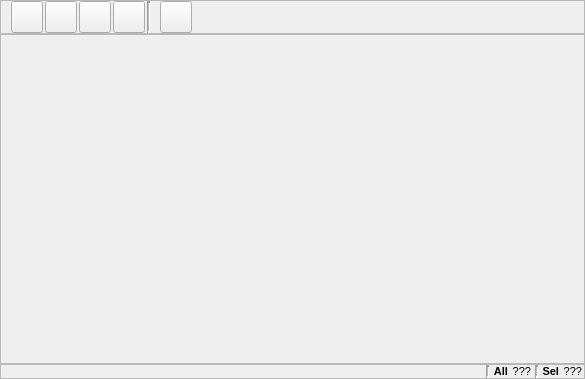
<?xml version="1.0" encoding="UTF-8"?>
<ui version="4.0">
 <class>SpeciesWidget</class>
 <widget class="QWidget" name="SpeciesWidget">
  <property name="geometry">
   <rect>
    <x>0</x>
    <y>0</y>
    <width>585</width>
    <height>379</height>
   </rect>
  </property>
  <property name="font">
   <font>
    <pointsize>9</pointsize>
   </font>
  </property>
  <property name="windowTitle">
   <string>Form</string>
  </property>
  <layout class="QVBoxLayout" name="verticalLayout">
   <property name="spacing">
    <number>0</number>
   </property>
   <property name="leftMargin">
    <number>0</number>
   </property>
   <property name="topMargin">
    <number>0</number>
   </property>
   <property name="rightMargin">
    <number>0</number>
   </property>
   <property name="bottomMargin">
    <number>0</number>
   </property>
   <item>
    <widget class="QFrame" name="ToolsFrame">
     <property name="font">
      <font>
       <pointsize>8</pointsize>
      </font>
     </property>
     <property name="frameShape">
      <enum>QFrame::StyledPanel</enum>
     </property>
     <property name="frameShadow">
      <enum>QFrame::Sunken</enum>
     </property>
     <layout class="QHBoxLayout" name="horizontalLayout_4">
      <property name="spacing">
       <number>2</number>
      </property>
      <property name="leftMargin">
       <number>2</number>
      </property>
      <property name="topMargin">
       <number>0</number>
      </property>
      <property name="rightMargin">
       <number>2</number>
      </property>
      <property name="bottomMargin">
       <number>0</number>
      </property>
      <item>
       <widget class="QLabel" name="ToolbarVIewLabel">
        <property name="sizePolicy">
         <sizepolicy hsizetype="Fixed" vsizetype="Fixed">
          <horstretch>0</horstretch>
          <verstretch>0</verstretch>
         </sizepolicy>
        </property>
        <property name="maximumSize">
         <size>
          <width>24</width>
          <height>24</height>
         </size>
        </property>
        <property name="text">
         <string/>
        </property>
        <property name="pixmap">
         <pixmap>:/viewer_toolbar/icons/viewer_toolbar_view.svg</pixmap>
        </property>
        <property name="scaledContents">
         <bool>true</bool>
        </property>
       </widget>
      </item>
      <item>
       <widget class="QToolButton" name="ViewResetButton">
        <property name="minimumSize">
         <size>
          <width>32</width>
          <height>32</height>
         </size>
        </property>
        <property name="maximumSize">
         <size>
          <width>32</width>
          <height>32</height>
         </size>
        </property>
        <property name="toolTip">
         <string>Reset view, showing all data</string>
        </property>
        <property name="text">
         <string/>
        </property>
        <property name="icon">
         <iconset>
          <normaloff>:/viewer/icons/viewer_reset.svg</normaloff>:/viewer/icons/viewer_reset.svg</iconset>
        </property>
        <property name="iconSize">
         <size>
          <width>24</width>
          <height>24</height>
         </size>
        </property>
        <property name="checkable">
         <bool>false</bool>
        </property>
        <property name="checked">
         <bool>false</bool>
        </property>
        <property name="autoExclusive">
         <bool>false</bool>
        </property>
       </widget>
      </item>
      <item>
       <widget class="QToolButton" name="ViewSpheresButton">
        <property name="minimumSize">
         <size>
          <width>32</width>
          <height>32</height>
         </size>
        </property>
        <property name="maximumSize">
         <size>
          <width>32</width>
          <height>32</height>
         </size>
        </property>
        <property name="toolTip">
         <string>Use spheres for model display</string>
        </property>
        <property name="text">
         <string/>
        </property>
        <property name="icon">
         <iconset>
          <normaloff>:/viewer/icons/viewer_spheres.svg</normaloff>
          <normalon>:/viewer/icons/viewer_spheres_on.svg</normalon>:/viewer/icons/viewer_spheres.svg</iconset>
        </property>
        <property name="iconSize">
         <size>
          <width>24</width>
          <height>24</height>
         </size>
        </property>
        <property name="checkable">
         <bool>true</bool>
        </property>
        <property name="checked">
         <bool>false</bool>
        </property>
        <property name="autoExclusive">
         <bool>false</bool>
        </property>
       </widget>
      </item>
      <item>
       <widget class="QToolButton" name="ViewAxesVisibleButton">
        <property name="minimumSize">
         <size>
          <width>32</width>
          <height>32</height>
         </size>
        </property>
        <property name="maximumSize">
         <size>
          <width>32</width>
          <height>32</height>
         </size>
        </property>
        <property name="toolTip">
         <string>Toggle visibility of axes</string>
        </property>
        <property name="text">
         <string/>
        </property>
        <property name="icon">
         <iconset>
          <normaloff>:/viewer/icons/viewer_axes.svg</normaloff>
          <normalon>:/viewer/icons/viewer_axes_on.svg</normalon>:/viewer/icons/viewer_axes.svg</iconset>
        </property>
        <property name="iconSize">
         <size>
          <width>24</width>
          <height>24</height>
         </size>
        </property>
        <property name="checkable">
         <bool>true</bool>
        </property>
        <property name="checked">
         <bool>false</bool>
        </property>
        <property name="autoExclusive">
         <bool>false</bool>
        </property>
       </widget>
      </item>
      <item>
       <widget class="QToolButton" name="ViewCopyToClipboardButton">
        <property name="minimumSize">
         <size>
          <width>32</width>
          <height>32</height>
         </size>
        </property>
        <property name="maximumSize">
         <size>
          <width>32</width>
          <height>32</height>
         </size>
        </property>
        <property name="toolTip">
         <string>Copy current view contents to clipboard</string>
        </property>
        <property name="text">
         <string/>
        </property>
        <property name="icon">
         <iconset>
          <normaloff>:/viewer/icons/viewer_snapshot.svg</normaloff>:/viewer/icons/viewer_snapshot.svg</iconset>
        </property>
        <property name="iconSize">
         <size>
          <width>24</width>
          <height>24</height>
         </size>
        </property>
        <property name="checkable">
         <bool>false</bool>
        </property>
        <property name="checked">
         <bool>false</bool>
        </property>
        <property name="autoExclusive">
         <bool>false</bool>
        </property>
       </widget>
      </item>
      <item>
       <widget class="Line" name="line_5">
        <property name="lineWidth">
         <number>2</number>
        </property>
        <property name="midLineWidth">
         <number>1</number>
        </property>
        <property name="orientation">
         <enum>Qt::Vertical</enum>
        </property>
       </widget>
      </item>
      <item>
       <widget class="QLabel" name="ToolbarToolsLabel">
        <property name="sizePolicy">
         <sizepolicy hsizetype="Fixed" vsizetype="Fixed">
          <horstretch>0</horstretch>
          <verstretch>0</verstretch>
         </sizepolicy>
        </property>
        <property name="maximumSize">
         <size>
          <width>24</width>
          <height>24</height>
         </size>
        </property>
        <property name="text">
         <string/>
        </property>
        <property name="pixmap">
         <pixmap>:/viewer_toolbar/icons/viewer_toolbar_tools.svg</pixmap>
        </property>
        <property name="scaledContents">
         <bool>true</bool>
        </property>
       </widget>
      </item>
      <item>
       <widget class="QToolButton" name="ToolsMinimiseButton">
        <property name="minimumSize">
         <size>
          <width>32</width>
          <height>32</height>
         </size>
        </property>
        <property name="maximumSize">
         <size>
          <width>32</width>
          <height>32</height>
         </size>
        </property>
        <property name="toolTip">
         <string>Fix the geometry, minimising the energy of the current structure according to its forcefield</string>
        </property>
        <property name="text">
         <string/>
        </property>
        <property name="icon">
         <iconset>
          <normaloff>:/viewer/icons/viewer_medic.svg</normaloff>:/viewer/icons/viewer_medic.svg</iconset>
        </property>
        <property name="iconSize">
         <size>
          <width>24</width>
          <height>24</height>
         </size>
        </property>
        <property name="checkable">
         <bool>false</bool>
        </property>
        <property name="checked">
         <bool>false</bool>
        </property>
        <property name="autoExclusive">
         <bool>false</bool>
        </property>
       </widget>
      </item>
      <item>
       <spacer name="horizontalSpacer">
        <property name="orientation">
         <enum>Qt::Horizontal</enum>
        </property>
        <property name="sizeHint" stdset="0">
         <size>
          <width>40</width>
          <height>20</height>
         </size>
        </property>
       </spacer>
      </item>
     </layout>
    </widget>
   </item>
   <item>
    <widget class="QFrame" name="MainViewFrame">
     <property name="sizePolicy">
      <sizepolicy hsizetype="Expanding" vsizetype="Expanding">
       <horstretch>0</horstretch>
       <verstretch>0</verstretch>
      </sizepolicy>
     </property>
     <property name="minimumSize">
      <size>
       <width>300</width>
       <height>300</height>
      </size>
     </property>
     <property name="frameShape">
      <enum>QFrame::StyledPanel</enum>
     </property>
     <property name="frameShadow">
      <enum>QFrame::Sunken</enum>
     </property>
     <layout class="QHBoxLayout" name="horizontalLayout">
      <property name="spacing">
       <number>0</number>
      </property>
      <property name="leftMargin">
       <number>0</number>
      </property>
      <property name="topMargin">
       <number>0</number>
      </property>
      <property name="rightMargin">
       <number>0</number>
      </property>
      <property name="bottomMargin">
       <number>0</number>
      </property>
      <item>
       <widget class="SpeciesViewer" name="SpeciesView" native="true">
        <property name="sizePolicy">
         <sizepolicy hsizetype="Expanding" vsizetype="Expanding">
          <horstretch>0</horstretch>
          <verstretch>3</verstretch>
         </sizepolicy>
        </property>
        <property name="cursor">
         <cursorShape>CrossCursor</cursorShape>
        </property>
        <property name="mouseTracking">
         <bool>true</bool>
        </property>
        <property name="focusPolicy">
         <enum>Qt::WheelFocus</enum>
        </property>
       </widget>
      </item>
     </layout>
    </widget>
   </item>
   <item>
    <widget class="QFrame" name="InfoFrame">
     <property name="font">
      <font>
       <pointsize>8</pointsize>
      </font>
     </property>
     <property name="frameShape">
      <enum>QFrame::StyledPanel</enum>
     </property>
     <property name="frameShadow">
      <enum>QFrame::Sunken</enum>
     </property>
     <layout class="QHBoxLayout" name="horizontalLayout_2">
      <property name="spacing">
       <number>4</number>
      </property>
      <property name="leftMargin">
       <number>2</number>
      </property>
      <property name="topMargin">
       <number>0</number>
      </property>
      <property name="rightMargin">
       <number>2</number>
      </property>
      <property name="bottomMargin">
       <number>0</number>
      </property>
      <item>
       <widget class="QLabel" name="ModeLabel">
        <property name="sizePolicy">
         <sizepolicy hsizetype="Ignored" vsizetype="Preferred">
          <horstretch>0</horstretch>
          <verstretch>0</verstretch>
         </sizepolicy>
        </property>
        <property name="text">
         <string/>
        </property>
        <property name="alignment">
         <set>Qt::AlignLeading|Qt::AlignLeft|Qt::AlignVCenter</set>
        </property>
       </widget>
      </item>
      <item>
       <widget class="Line" name="line_3">
        <property name="lineWidth">
         <number>2</number>
        </property>
        <property name="midLineWidth">
         <number>1</number>
        </property>
        <property name="orientation">
         <enum>Qt::Vertical</enum>
        </property>
       </widget>
      </item>
      <item>
       <widget class="QLabel" name="FormulaPreLabel">
        <property name="sizePolicy">
         <sizepolicy hsizetype="Maximum" vsizetype="Preferred">
          <horstretch>0</horstretch>
          <verstretch>0</verstretch>
         </sizepolicy>
        </property>
        <property name="font">
         <font>
          <weight>75</weight>
          <bold>true</bold>
         </font>
        </property>
        <property name="text">
         <string>All</string>
        </property>
        <property name="alignment">
         <set>Qt::AlignRight|Qt::AlignTrailing|Qt::AlignVCenter</set>
        </property>
       </widget>
      </item>
      <item>
       <widget class="QLabel" name="FormulaLabel">
        <property name="sizePolicy">
         <sizepolicy hsizetype="Maximum" vsizetype="Preferred">
          <horstretch>0</horstretch>
          <verstretch>0</verstretch>
         </sizepolicy>
        </property>
        <property name="text">
         <string>???</string>
        </property>
        <property name="alignment">
         <set>Qt::AlignRight|Qt::AlignTrailing|Qt::AlignVCenter</set>
        </property>
       </widget>
      </item>
      <item>
       <widget class="Line" name="line_4">
        <property name="lineWidth">
         <number>2</number>
        </property>
        <property name="midLineWidth">
         <number>1</number>
        </property>
        <property name="orientation">
         <enum>Qt::Vertical</enum>
        </property>
       </widget>
      </item>
      <item>
       <widget class="QLabel" name="SelectionPreLabel">
        <property name="sizePolicy">
         <sizepolicy hsizetype="Maximum" vsizetype="Preferred">
          <horstretch>0</horstretch>
          <verstretch>0</verstretch>
         </sizepolicy>
        </property>
        <property name="font">
         <font>
          <weight>75</weight>
          <bold>true</bold>
         </font>
        </property>
        <property name="text">
         <string>Sel</string>
        </property>
        <property name="alignment">
         <set>Qt::AlignRight|Qt::AlignTrailing|Qt::AlignVCenter</set>
        </property>
       </widget>
      </item>
      <item>
       <widget class="QLabel" name="SelectionLabel">
        <property name="sizePolicy">
         <sizepolicy hsizetype="Maximum" vsizetype="Preferred">
          <horstretch>0</horstretch>
          <verstretch>0</verstretch>
         </sizepolicy>
        </property>
        <property name="text">
         <string>???</string>
        </property>
        <property name="alignment">
         <set>Qt::AlignRight|Qt::AlignTrailing|Qt::AlignVCenter</set>
        </property>
       </widget>
      </item>
     </layout>
    </widget>
   </item>
  </layout>
 </widget>
 <customwidgets>
  <customwidget>
   <class>SpeciesViewer</class>
   <extends>QWidget</extends>
   <header>gui/speciesviewer.hui</header>
   <container>1</container>
  </customwidget>
 </customwidgets>
 <resources>
  <include location="../main.qrc"/>
 </resources>
 <connections/>
</ui>
